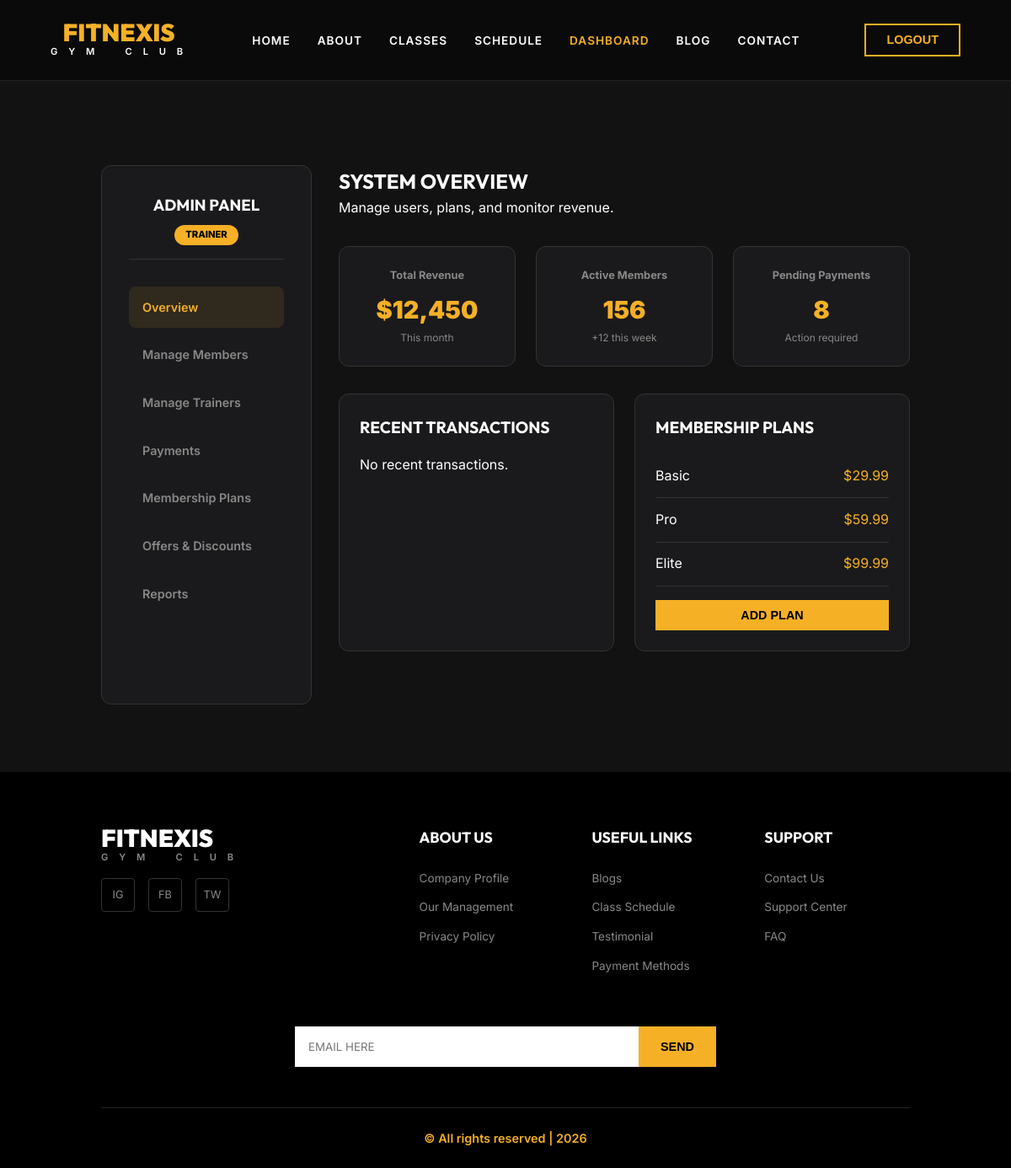
The page /dashboard/admin/ (signed in) on the database its author committed.
### core/models.py (models this page shows, shortened)
class Profile(models.Model):
    ROLE_CHOICES = (
        ('member', 'Member'),
        ('trainer', 'Trainer'),
        ('admin', 'Admin'),
    )
    user = models.OneToOneField(User, on_delete=models.CASCADE)
    role = models.CharField(max_length=10, choices=ROLE_CHOICES, default='member')
    phone = models.CharField(max_length=15, blank=True)
    address = models.TextField(blank=True)
    bio = models.TextField(blank=True)
    profile_pic = models.ImageField(upload_to='profiles/', blank=True, null=True)

class MembershipPlan(models.Model):
    title = models.CharField(max_length=100)
    description = models.TextField()
    price = models.DecimalField(max_digits=10, decimal_places=2)
    duration_months = models.IntegerField(default=1)

### core/views.py (the view)
# urls.py: path('dashboard/admin/', admin_dashboard, name='admin_dashboard'),
@login_required
def admin_dashboard(request):
    plans = MembershipPlan.objects.all()
    payments = Payment.objects.all().order_by('-timestamp')[:10]
    offers = Offer.objects.all()
    context = {
        'plans': plans,
        'payments': payments,
        'offers': offers,
    }
    return render(request, 'dashboard_admin.html', context)

### templates/dashboard_admin.html (shortened to what this page needs)
{% extends 'base.html' %}
{% load static %}
{% block content %}
<section class="section-dark" style="padding-top: 100px;">
    <div class="dashboard-container">
        <aside class="sidebar">
            <div class="user-info">
                <h3>Admin Panel</h3>
                <p class="role-badge">{{ request.user.profile.role }}</p>
            </div>
            <nav class="side-nav">
                <a href="#overview" class="active">Overview</a>
                <a href="#members">Manage Members</a>
                <a href="#trainers">Manage Trainers</a>
                <a href="#payments">Payments</a>
                <a href="#plans">Membership Plans</a>
                <a href="#offers">Offers & Discounts</a>
                <a href="#reports">Reports</a>
            </nav>
        </aside>
        <div class="dashboard-main">
            <header class="dash-header">
                <h2>System Overview</h2>
                <p>Manage users, plans, and monitor revenue.</p>
            </header>
            <div class="stats-grid">
                <div class="stat-card">
                    <h4>Total Revenue</h4>
                    <p class="stat-value">$12,450</p>
                    <p class="stat-sub">This month</p>
                </div>
                <div class="stat-card">
                    <h4>Active Members</h4>
                    <p class="stat-value">156</p>
                    <p class="stat-sub">+12 this week</p>
                </div>
                <div class="stat-card">
                    <h4>Pending Payments</h4>
                    <p class="stat-value">8</p>
                    <p class="stat-sub">Action required</p>
                </div>
            </div>
            <div class="content-grid">
                <div class="content-card">
                    <h3>Recent Transactions</h3>
                    <div class="payment-list">
                        {% for payment in payments %}
                        <div class="payment-item">
                            <div>
                                <strong>{{ payment.user.username }}</strong>
                                <p style="font-size: 0.8rem; color: var(--text-muted);">{{ payment.timestamp }}</p>
                            </div>
                            <span class="highlight">${{ payment.amount }}</span>
                        </div>
                        {% empty %}
                        <p>No recent transactions.</p>
                        {% endfor %}
                    </div>
                </div>
                <div class="content-card">
                    <h3>Membership Plans</h3>
                    <div class="plan-list">
                        {% for plan in plans %}
                        <div class="plan-item">
                            <span>{{ plan.title }}</span>
                            <span class="highlight">${{ plan.price }}</span>
                        </div>
                        {% empty %}
                        <p>No plans created.</p>
                        {% endfor %}
                        <button class="btn-primary" style="width: 100%; margin-top: 1rem; padding: 0.5rem;">ADD PLAN</button>
                    </div>
                </div>
            </div>
        </div>
    </div>
</section>
{% endblock %}

### templates/base.html (shortened to what this page needs)
{% load static %}
<!DOCTYPE html>
<html lang="en">
<head>
    <link rel="stylesheet" href="{% static 'css/style.css' %}">
</head>
<body>
    <nav class="navbar">
        <a href="{% url 'home' %}" class="logo-container">
            <h1 class="logo-text">FITNEXIS</h1>
            <p class="logo-subtext">G Y M &nbsp;&nbsp; C L U B</p>
        </a>
        <ul class="nav-links">
            <li><a href="{% url 'home' %}">HOME</a></li>
            <li><a href="#about">ABOUT</a></li>
            <li><a href="#classes">CLASSES</a></li>
            <li><a href="#schedule">SCHEDULE</a></li>
            {% if user.is_authenticated %}
            <li><a href="{% url 'dashboard' %}" class="highlight">DASHBOARD</a></li>
            {% endif %}
            <li><a href="#blogs">BLOG</a></li>
            <li><a href="#contact">CONTACT</a></li>
        </ul>
        <div class="nav-actions">
            {% if user.is_authenticated %}
            <form action="{% url 'logout' %}" method="post" style="display: inline;">
                <button type="submit" class="btn-outline">LOGOUT</button>
            </form>
            {% else %}
            <a href="{% url 'login' %}" class="btn-outline">LOGIN</a>
            <a href="{% url 'signup' %}" class="btn-primary">SIGN UP</a>
            {% endif %}
        </div>
    </nav>
    <main>
        {% block content %}{% endblock %}
    </main>
    <footer>
        <div class="footer-container">
            <div class="footer-col brand-col">
                <a href="{% url 'home' %}" style="text-decoration: none; display: block; margin-bottom: 1rem;">
                    <h1 class="logo-text" style="color: white; margin-bottom:0;">FITNEXIS</h1>
                    <p class="logo-subtext" style="color: var(--text-muted); margin-bottom: 0;">G Y M &nbsp;&nbsp; C L U B</p>
                </a>
                <div class="social-icons">
                    <span class="icon">IG</span>
                    <span class="icon">FB</span>
                    <span class="icon">TW</span>
                </div>
            </div>
            <div class="footer-col">
                <h3>About Us</h3>
                <a href="#">Company Profile</a>
                <a href="#">Our Management</a>
                <a href="#">Privacy Policy</a>
            </div>
            <div class="footer-col">
                <h3>Useful Links</h3>
                <a href="#">Blogs</a>
                <a href="#">Class Schedule</a>
                <a href="#">Testimonial</a>
                <a href="#">Payment Methods</a>
            </div>
            <div class="footer-col">
                <h3>Support</h3>
                <a href="#">Contact Us</a>
                <a href="#">Support Center</a>
                <a href="#">FAQ</a>
            </div>
        </div>
        <div class="footer-newsletter">
            <form class="newsletter-form">
                <input type="email" placeholder="EMAIL HERE">
                <button type="submit" class="btn-primary">SEND</button>
            </form>
        </div>
        <div class="footer-bottom">
            <p>&copy; All rights reserved | 2026</p>
        </div>
    </footer>
</body>
</html>

### static/css/style.css (style rules this page uses)
:root { --bg-dark: #121212; --bg-dark-secondary: #1a1a1c; --bg-white: #ffffff; --accent: #f5b026; --text-white: #ffffff; --text-dark: #1a1a1c; --text-muted: #888888; --font-heading: 'Outfit', sans-serif; --font-body: 'Inter', sans-serif; }
* { margin: 0; padding: 0; box-sizing: border-box; }
html { scroll-behavior: smooth; }
body { background-color: var(--bg-dark); color: var(--text-white); font-family: var(--font-body); line-height: 1.6; overflow-x: hidden; }
h1, h2, h3 { font-family: var(--font-heading); text-transform: uppercase; }
a { text-decoration: none; color: inherit; transition: all 0.3s; }
.highlight { color: var(--accent); }
.btn-primary { background: var(--accent); color: #000; padding: 0.6rem 1.5rem; font-weight: 700; font-size: 0.9rem; display: inline-block; border: 2px solid var(--accent); text-transform: uppercase; }
.btn-outline { background: transparent; color: var(--accent); padding: 0.6rem 1.5rem; font-weight: 700; font-size: 0.9rem; display: inline-block; border: 2px solid var(--accent); text-transform: uppercase; }
.navbar { display: flex; justify-content: space-between; align-items: center; padding: 1.5rem 5%; background: #0a0a0a; border-bottom: 1px solid #222; }
.logo-container { text-align: center; }
.logo-text { color: var(--accent); font-weight: 900; font-size: 1.8rem; line-height: 1; }
.logo-subtext { color: var(--text-white); font-size: 0.7rem; font-weight: 600; letter-spacing: 5px; }
.nav-links { display: flex; gap: 2rem; list-style: none; }
.nav-links a { font-size: 0.85rem; font-weight: 600; letter-spacing: 1px; }
.nav-actions { display: flex; gap: 1rem; }
.section-dark { background-color: var(--bg-dark); color: var(--text-white); padding: 5rem 10%; }
footer { background: #000; padding: 4rem 10% 0; }
.footer-container { display: grid; grid-template-columns: 2fr 1fr 1fr 1fr; gap: 2rem; margin-bottom: 3rem; }
.social-icons { display: flex; gap: 1rem; }
.social-icons .icon { width: 40px; height: 40px; border: 1px solid #333; display: flex; align-items: center; justify-content: center; font-size: 0.8rem; border-radius: 4px; color: var(--text-muted); }
.footer-col h3 { color: var(--text-white); font-size: 1.1rem; margin-bottom: 1.5rem; }
.footer-col a { display: block; color: var(--text-muted); font-size: 0.85rem; margin-bottom: 0.8rem; }
.footer-newsletter { display: flex; justify-content: center; padding-bottom: 3rem; }
.newsletter-form { display: flex; width: 100%; max-width: 500px; }
.newsletter-form input { flex: 1; padding: 1rem; border: none; background: #fff; font-family: var(--font-body); }
.newsletter-form button { margin-left: -5px; }
.footer-bottom { text-align: center; color: var(--accent); font-size: 0.9rem; font-weight: 600; border-top: 1px solid #222; padding: 1.5rem 0; }

### templates/dashboard_admin.html (style rules this page uses)
.dashboard-container { display: grid; grid-template-columns: 250px 1fr; gap: 2rem; min-height: 80vh; }
.sidebar { background: var(--bg-dark-secondary); border-radius: 12px; padding: 2rem; border: 1px solid #333; }
.user-info { text-align: center; margin-bottom: 2rem; padding-bottom: 1rem; border-bottom: 1px solid #333; }
.role-badge { background: var(--accent); color: #000; display: inline-block; padding: 0.2rem 0.8rem; border-radius: 20px; font-size: 0.7rem; font-weight: 800; text-transform: uppercase; margin-top: 0.5rem; }
.side-nav { display: flex; flex-direction: column; gap: 0.5rem; }
.side-nav a { padding: 0.8rem 1rem; border-radius: 8px; font-size: 0.9rem; font-weight: 600; color: var(--text-muted); }
.side-nav a.active, .side-nav a:hover { background: rgba(245, 176, 38, 0.1); color: var(--accent); }
.stats-grid { display: grid; grid-template-columns: repeat(3, 1fr); gap: 1.5rem; margin: 2rem 0; }
.stat-card { background: var(--bg-dark-secondary); padding: 1.5rem; border-radius: 12px; border: 1px solid #333; text-align: center; }
.stat-card h4 { font-size: 0.8rem; color: var(--text-muted); margin-bottom: 0.5rem; }
.stat-value { font-size: 1.8rem; font-weight: 900; color: var(--accent); }
.stat-sub { font-size: 0.75rem; color: var(--text-muted); }
.content-grid { display: grid; grid-template-columns: 1fr 1fr; gap: 1.5rem; }
.content-card { background: var(--bg-dark-secondary); padding: 1.5rem; border-radius: 12px; border: 1px solid #333; }
.content-card h3 { margin-bottom: 1rem; font-size: 1.2rem; }
.payment-item, .plan-item { display: flex; justify-content: space-between; align-items: center; padding: 0.8rem 0; border-bottom: 1px solid #333; }

### rows shown on the page
MembershipPlan: title "Basic", price "29.99"
MembershipPlan: title "Pro", price "59.99"
MembershipPlan: title "Elite", price "99.99"

### other values the page prints
{{ request.user.profile.role }} "TRAINER"
